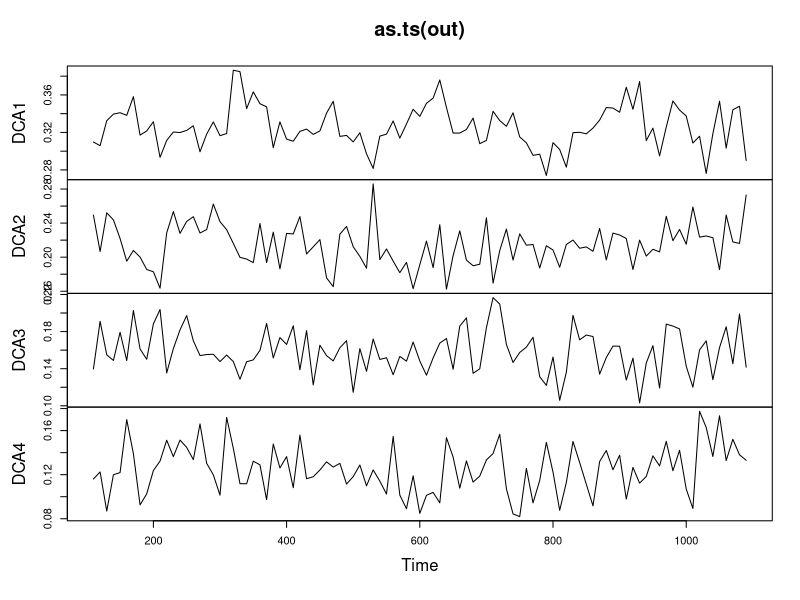
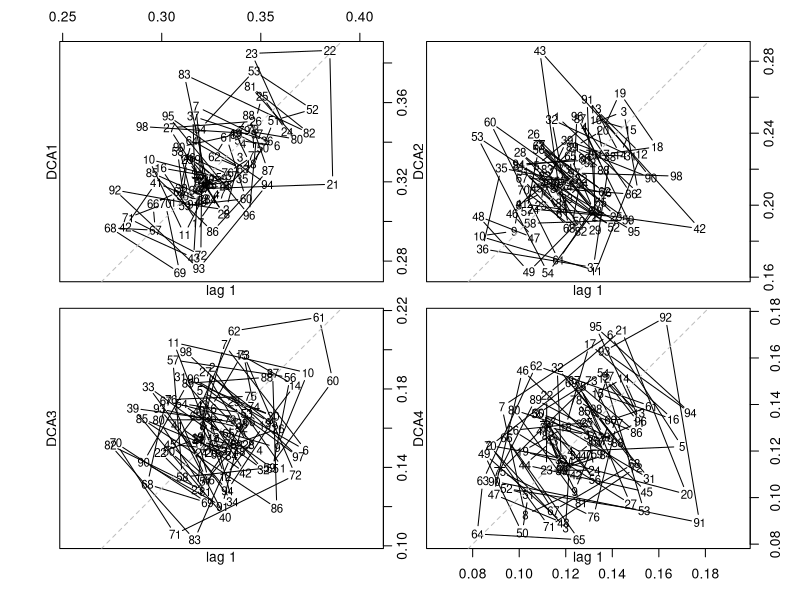
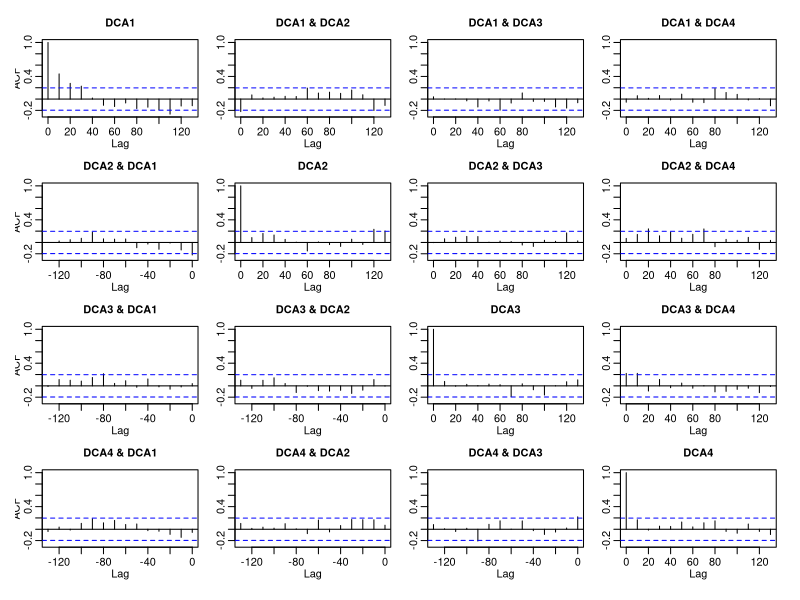
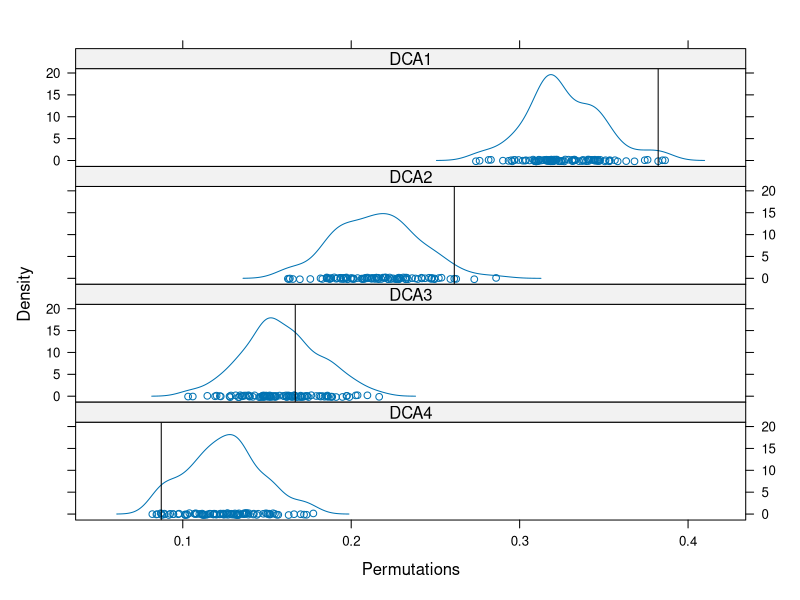

Here is the R script that generated these plots, in order:
library(vegan)


### Name: oecosimu
### Title: Evaluate Statistics with Null Models of Biological Communities
### Aliases: oecosimu as.ts.oecosimu as.mcmc.oecosimu
### Keywords: multivariate datagen nonparametric

### ** Examples

## Use the first eigenvalue of correspondence analysis as an index
## of structure: a model for making your own functions.
data(sipoo)
## Traditional nestedness statistics (number of checkerboard units)
oecosimu(sipoo, nestedchecker, "r0")
## sequential model, one-sided test, a vector statistic
out <- oecosimu(sipoo, decorana, "swap", burnin=100, thin=10, 
   statistic="evals", alt = "greater")
out
## Inspect the swap sequence as a time series object
plot(as.ts(out))
lag.plot(as.ts(out))
acf(as.ts(out))
## Density plot
densityplot(permustats(out), as.table = TRUE, layout = c(1,4))
## Use quantitative null models to compare
## mean Bray-Curtis dissimilarities
data(dune)
meandist <- function(x) mean(vegdist(x, "bray"))
mbc1 <- oecosimu(dune, meandist, "r2dtable")
mbc1

## Define your own null model as a 'commsim' function: shuffle cells
## in each row
foo <- function(x, n, nr, nc, ...) {
   out <- array(0, c(nr, nc, n))
   for (k in seq_len(n))
      out[,,k] <- apply(x, 2, function(z) sample(z, length(z)))
   out
}
cf <- commsim("myshuffle", foo, isSeq = FALSE, binary = FALSE, 
   mode = "double")
oecosimu(dune, meandist, cf)

## Use pre-built null model
nm <- simulate(nullmodel(sipoo, "curveball"), 99)
oecosimu(nm, nestedchecker)
## Several chains of a sequential model -- this can be generalized
## for parallel processing (see ?smbind)
nm <- replicate(5, simulate(nullmodel(sipoo, "swap"), 99,
   thin=10, burnin=100), simplify = FALSE)
## nm is now a list of nullmodels: use smbind to combine these into one
## nullmodel with several chains
nm <- smbind(nm, MARGIN = 3)
nm
oecosimu(nm, nestedchecker)
## After this you can use as.mcmc() and tools in the coda package to
## analyse the chains (these will show that thin, burnin and nsimul are
## all too low for real analysis).
